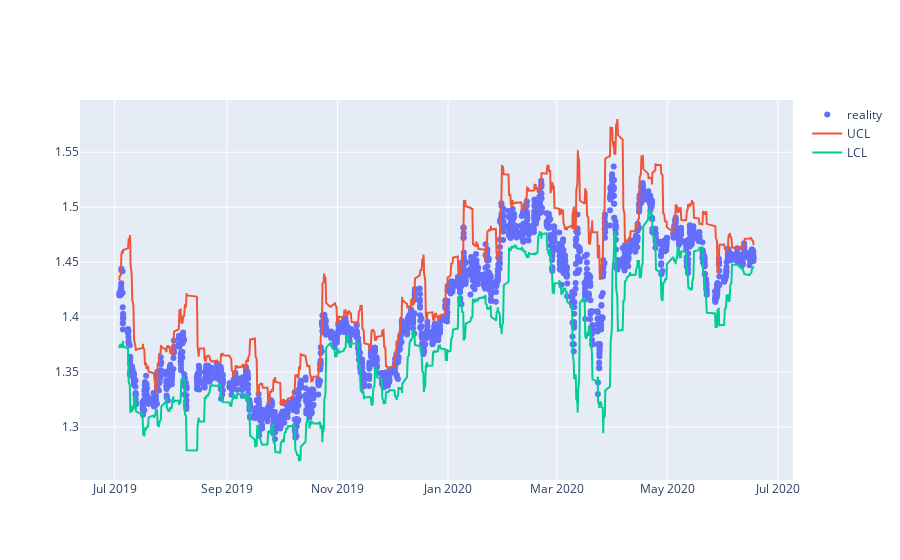

Notebook code for this chart:
### Code cell
fig = go.Figure()

fig.add_trace(go.Scatter(x=output2.index,
                        y=output2['GARAN/AKBNK'],
                        mode='markers',
                        name='reality'))

fig.add_trace(go.Scatter(x=output2.index,
                        y=output2['UCL'],
                        mode='lines',
                        name='UCL'))

fig.add_trace(go.Scatter(x=output2.index,
                        y=output2['LCL'],
                        mode='lines',
                        name='LCL'))

fig.show()

### Figure 1 — Plotly figure (JSON) as saved in the notebook; plotly's stock layout.template omitted (floating-point values rounded to 4 significant figures; data arrays with more than 128 entries replaced by an {"elided": "..."} marker saying what was removed)
{"data": [{"mode": "markers", "name": "reality", "type": "scatter", "x": {"elided": "2371 str values"}, "y": {"elided": "2371 float values"}}, {"mode": "lines", "name": "UCL", "type": "scatter", "x": {"elided": "2371 str values"}, "y": {"elided": "2371 float values"}}, {"mode": "lines", "name": "LCL", "type": "scatter", "x": {"elided": "2371 str values"}, "y": {"elided": "2371 float values"}}], "layout": {}}
